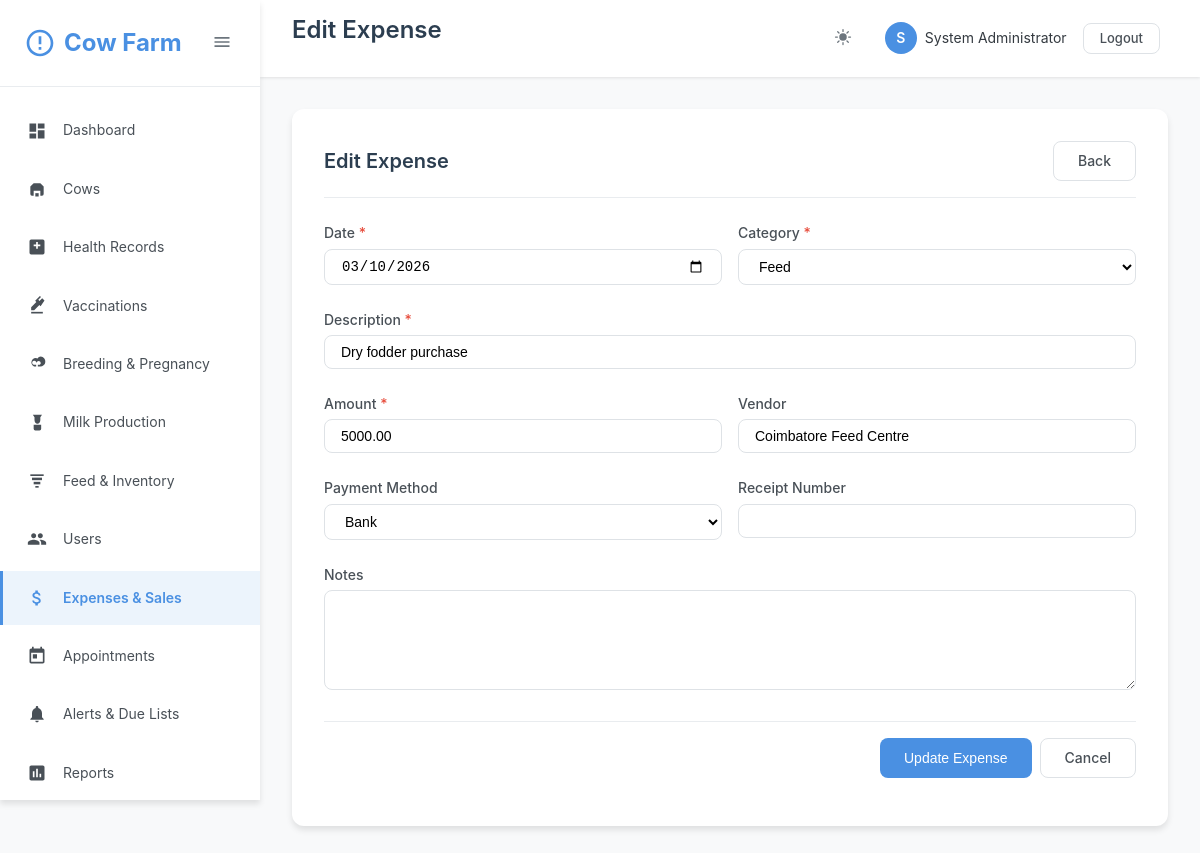
/expenses/edit_expense.php?id=1 (signed in), run on the app's committed database.
### tables this page shows
CREATE TABLE IF NOT EXISTS users (
    id INT AUTO_INCREMENT PRIMARY KEY,
    username VARCHAR(50) UNIQUE NOT NULL,
    email VARCHAR(100) UNIQUE NOT NULL,
    password VARCHAR(255) NOT NULL,
    full_name VARCHAR(100) NOT NULL,
    role ENUM('admin', 'vet', 'manager', 'staff') DEFAULT 'staff',
    phone VARCHAR(20),
    status ENUM('active', 'inactive') DEFAULT 'active',
    created_at TIMESTAMP DEFAULT CURRENT_TIMESTAMP,
    updated_at TIMESTAMP DEFAULT CURRENT_TIMESTAMP ON UPDATE CURRENT_TIMESTAMP
);

CREATE TABLE IF NOT EXISTS expenses (
    id INT AUTO_INCREMENT PRIMARY KEY,
    expense_date DATE NOT NULL,
    category ENUM('feed', 'medicine', 'equipment', 'labor', 'utilities', 'maintenance', 'other') NOT NULL,
    description VARCHAR(255) NOT NULL,
    amount DECIMAL(10,2) NOT NULL,
    vendor VARCHAR(100),
    payment_method ENUM('cash', 'bank', 'check', 'other') DEFAULT 'cash',
    receipt_number VARCHAR(50),
    notes TEXT,
    created_by INT,
    created_at TIMESTAMP DEFAULT CURRENT_TIMESTAMP,
    FOREIGN KEY (created_by) REFERENCES users(id) ON DELETE SET NULL
);

### expenses/edit_expense.php (the view, shortened to what the rows shown need)
<?php
require_once __DIR__ . '/../classes/Auth.php';
require_once __DIR__ . '/../classes/Database.php';
$db = new DBHelper();
$id = isset($_GET['id']) ? (int)$_GET['id'] : 0;
$expense = $db->fetchOne("SELECT * FROM expenses WHERE id = ?", [$id]);
$pageTitle = 'Edit Expense';
include __DIR__ . '/../includes/header.php';
?>
<div class="content-area">
    <div class="card">
        <div class="card-header">
            <h2 class="card-title">Edit Expense</h2>
        </div>
        <div class="card-body">
            <form method="POST">
                <div class="form-row">
                    <div class="form-group">
                        <label class="form-label required" for="expense_date">Date</label>
                        <input type="date" class="form-control" id="expense_date" name="expense_date"
                               value="<?php echo $expense['expense_date']; ?>" required>
                    </div>
                    <div class="form-group">
                        <label class="form-label required" for="category">Category</label>
                        <select class="form-control" id="category" name="category" required>
                            <option value="feed" <?php echo $expense['category'] === 'feed' ? 'selected' : ''; ?>>Feed</option>
                        </select>
                    </div>
                </div>
                <div class="form-group">
                    <label class="form-label required" for="description">Description</label>
                    <input type="text" class="form-control" id="description" name="description"
                           value="<?php echo htmlspecialchars($expense['description']); ?>" required>
                </div>
                <div class="form-row">
                    <div class="form-group">
                        <label class="form-label required" for="amount">Amount</label>
                        <input type="number" class="form-control" id="amount" name="amount" step="0.01" min="0"
                               value="<?php echo $expense['amount']; ?>" required>
                    </div>
                    <div class="form-group">
                        <label class="form-label" for="vendor">Vendor</label>
                        <input type="text" class="form-control" id="vendor" name="vendor"
                               value="<?php echo htmlspecialchars($expense['vendor'] ?? ''); ?>">
                    </div>
                </div>
                <div class="form-row">
                    <div class="form-group">
                        <label class="form-label" for="payment_method">Payment Method</label>
                        <select class="form-control" id="payment_method" name="payment_method">
                            <option value="bank" <?php echo $expense['payment_method'] === 'bank' ? 'selected' : ''; ?>>Bank</option>
                        </select>
                    </div>
                </div>
            </form>
        </div>
    </div>
</div>
<?php include __DIR__ . '/../includes/footer.php'; ?>

### includes/header.php (shortened to what the rows shown need)
<?php
require_once __DIR__ . '/../classes/Auth.php';
$auth = new Auth();
$currentUser = $auth->getCurrentUser();
?>
<!DOCTYPE html>
<html lang="en">
<head>
    <link rel="stylesheet" href="<?php echo BASE_URL; ?>assets/css/style.css">
    <link rel="stylesheet" href="<?php echo BASE_URL; ?>assets/css/icons.css">
</head>
<body>
    <?php if ($auth->isLoggedIn()): ?>
    <aside class="sidebar" id="sidebar">
        <div class="sidebar-header">
            <div class="sidebar-logo">
                <svg class="sidebar-logo-icon" viewBox="0 0 24 24">
                    <path d="M12 2C6.48 2 2 6.48 2 12s4.48 10 10 10 10-4.48 10-10S17.52 2 12 2zm0 18c-4.41 0-8-3.59-8-8s3.59-8 8-8 8 3.59 8 8-3.59 8-8 8zm-1-13h2v6h-2zm0 8h2v2h-2z"/>
                </svg>
                <span class="sidebar-menu-text">Cow Farm</span>
            </div>
            <button class="sidebar-toggle" id="sidebarToggle">
                <svg width="20" height="20" viewBox="0 0 24 24" fill="currentColor">
                    <path d="M3 18h18v-2H3v2zm0-5h18v-2H3v2zm0-7v2h18V6H3z"/>
                </svg>
            </button>
        </div>
        <nav>
            <ul class="sidebar-menu">
                <li class="sidebar-menu-item">
                    <a href="<?php echo BASE_URL; ?>dashboard.php" class="sidebar-menu-link <?php echo basename($_SERVER['PHP_SELF']) == 'dashboard.php' ? 'active' : ''; ?>">
                        <svg class="sidebar-menu-icon" viewBox="0 0 24 24">
                            <path d="M3 13h8V3H3v10zm0 8h8v-6H3v6zm10 0h8V11h-8v10zm0-18v6h8V3h-8z"/>
                        </svg>
                        <span class="sidebar-menu-text">Dashboard</span>
                    </a>
                </li>
                <li class="sidebar-menu-item">
                    <a href="<?php echo BASE_URL; ?>cows/index.php" class="sidebar-menu-link <?php echo strpos($_SERVER['PHP_SELF'], 'cows') !== false ? 'active' : ''; ?>">
                        <svg class="sidebar-menu-icon" viewBox="0 0 24 24">
                            <path d="M4 9l4-4h8l4 4v9a2 2 0 0 1-2 2h-2v-6H8v6H6a2 2 0 0 1-2-2V9z"/>
                            <path d="M10 21v-4h4v4"/>
                        </svg>
                        <span class="sidebar-menu-text">Cows</span>
                    </a>
                </li>
                <li class="sidebar-menu-item">
                    <a href="<?php echo BASE_URL; ?>health/index.php" class="sidebar-menu-link <?php echo strpos($_SERVER['PHP_SELF'], 'health') !== false ? 'active' : ''; ?>">
                        <svg class="sidebar-menu-icon" viewBox="0 0 24 24">
                            <path d="M19 3H5A2 2 0 0 0 3 5v14a2 2 0 0 0 2 2h14a2 2 0 0 0 2-2V5a2 2 0 0 0-2-2zm-3 8h-3v3h-2v-3H8V9h3V6h2v3h3z"/>
                        </svg>
                        <span class="sidebar-menu-text">Health Records</span>
                    </a>
                </li>
                <li class="sidebar-menu-item">
                    <a href="<?php echo BASE_URL; ?>health/vaccinations.php" class="sidebar-menu-link <?php echo strpos($_SERVER['PHP_SELF'], 'vaccinations') !== false ? 'active' : ''; ?>">
                        <svg class="sidebar-menu-icon" viewBox="0 0 24 24">
                            <path d="M21 5.5l-2.79-2.8-3.22 3.22-1.42-1.42L16.79 1.3 15.5 0 9.79 5.71l1.42 1.42L5 13.36V17h3.64l6.21-6.21 1.42 1.42L21 5.5z"/>
                            <path d="M5 19h14v2H5z"/>
                        </svg>
                        <span class="sidebar-menu-text">Vaccinations</span>
                    </a>
                </li>
                <li class="sidebar-menu-item">
                    <a href="<?php echo BASE_URL; ?>breeding/index.php" class="sidebar-menu-link <?php echo strpos($_SERVER['PHP_SELF'], 'breeding') !== false ? 'active' : ''; ?>">
                        <svg class="sidebar-menu-icon" viewBox="0 0 24 24">
                            <path d="M16.5 3a4.5 4.5 0 0 0-3.89 2.25A4.5 4.5 0 1 0 8.5 15H11v-2H8.5A2.5 2.5 0 1 1 10.7 9l.8 1.39.8-1.39A2.5 2.5 0 1 1 15.5 13H13v2h2.5A4.5 4.5 0 0 0 16.5 3z"/>
                        </svg>
                        <span class="sidebar-menu-text">Breeding & Pregnancy</span>
                    </a>
                </li>
                <li class="sidebar-menu-item">
                    <a href="<?php echo BASE_URL; ?>milk/index.php" class="sidebar-menu-link <?php echo strpos($_SERVER['PHP_SELF'], 'milk') !== false ? 'active' : ''; ?>">
                        <svg class="sidebar-menu-icon" viewBox="0 0 24 24">
                            <path d="M7 2l2 3v3.5C9 11.43 10.57 13 12.5 13S16 11.43 16 8.5V5l2-3H7z"/>
                            <path d="M8 14h9v5a2 2 0 0 1-2 2H10a2 2 0 0 1-2-2v-5z"/>
                        </svg>
                        <span class="sidebar-menu-text">Milk Production</span>
                    </a>
                </li>
                <li class="sidebar-menu-item">
                    <a href="<?php echo BASE_URL; ?>feed/index.php" class="sidebar-menu-link <?php echo strpos($_SERVER['PHP_SELF'], 'feed') !== false ? 'active' : ''; ?>">
                        <svg class="sidebar-menu-icon" viewBox="0 0 24 24">
                            <path d="M4 4h16v2H4z"/>
                            <path d="M6 8h12v3H6z"/>
                            <path d="M8 13h8v3H8z"/>
                            <path d="M10 18h4v2h-4z"/>
                        </svg>
                        <span class="sidebar-menu-text">Feed & Inventory</span>
                    </a>
                </li>
                <?php if ($auth->hasRole([ROLE_ADMIN, ROLE_MANAGER])): ?>
                <li class="sidebar-menu-item">
                    <a href="<?php echo BASE_URL; ?>users/index.php" class="sidebar-menu-link <?php echo strpos($_SERVER['PHP_SELF'], 'users') !== false ? 'active' : ''; ?>">
                        <span class="sidebar-menu-text">Users</span>
                    </a>
                </li>
                <?php endif; ?>
                <li class="sidebar-menu-item">
                    <a href="<?php echo BASE_URL; ?>expenses/index.php" class="sidebar-menu-link <?php echo strpos($_SERVER['PHP_SELF'], 'expenses') !== false ? 'active' : ''; ?>">
                        <span class="sidebar-menu-text">Expenses & Sales</span>
                    </a>
                </li>
                <li class="sidebar-menu-item">
                    <a href="<?php echo BASE_URL; ?>appointments/index.php" class="sidebar-menu-link <?php echo strpos($_SERVER['PHP_SELF'], 'appointments') !== false ? 'active' : ''; ?>">
                        <svg class="sidebar-menu-icon" viewBox="0 0 24 24">
                            <path d="M19 3h-1V1h-2v2H8V1H6v2H5c-1.11 0-1.99.9-1.99 2L3 19c0 1.1.89 2 2 2h14c1.1 0 2-.9 2-2V5c0-1.1-.9-2-2-2zm0 16H5V8h14v11zM7 10h5v5H7z"/>
                        </svg>
                        <span class="sidebar-menu-text">Appointments</span>
                    </a>
                </li>
                <li class="sidebar-menu-item">
                    <a href="<?php echo BASE_URL; ?>alerts/index.php" class="sidebar-menu-link <?php echo strpos($_SERVER['PHP_SELF'], 'alerts') !== false ? 'active' : ''; ?>">
                        <svg class="sidebar-menu-icon" viewBox="0 0 24 24">
                            <path d="M12 22c1.1 0 2-.9 2-2h-4c0 1.1.89 2 2 2zm6-6v-5c0-3.07-1.64-5.64-4.5-6.32V4c0-.83-.67-1.5-1.5-1.5s-1.5.67-1.5 1.5v.68C7.63 5.36 6 7.92 6 11v5l-2 2v1h16v-1l-2-2z"/>
                        </svg>
                        <span class="sidebar-menu-text">Alerts & Due Lists</span>
                    </a>
                </li>
                <li class="sidebar-menu-item">
                    <a href="<?php echo BASE_URL; ?>reports/index.php" class="sidebar-menu-link <?php echo strpos($_SERVER['PHP_SELF'], 'reports') !== false ? 'active' : ''; ?>">
                        <svg class="sidebar-menu-icon" viewBox="0 0 24 24">
                            <path d="M19 3H5c-1.1 0-2 .9-2 2v14c0 1.1.9 2 2 2h14c1.1 0 2-.9 2-2V5c0-1.1-.9-2-2-2zM9 17H7v-7h2v7zm4 0h-2V7h2v10zm4 0h-2v-4h2v4z"/>
                        </svg>
                        <span class="sidebar-menu-text">Reports</span>
                    </a>
                </li>
            </ul>
        </nav>
    </aside>
    <main class="main-content">
        <header class="header-bar">
            <div>
                <h1 class="header-title"><?php echo isset($pageTitle) ? $pageTitle : 'Dashboard'; ?></h1>
            </div>
            <div class="header-actions">
                <button class="header-btn" data-theme-toggle title="Toggle Dark Mode">
                </button>
                <div class="user-menu">
                    <div class="user-avatar"><?php echo strtoupper(substr($currentUser['full_name'], 0, 1)); ?></div>
                    <span><?php echo htmlspecialchars($currentUser['full_name']); ?></span>
                    <div style="margin-left: 8px;">
                        <a href="<?php echo BASE_URL; ?>logout.php" class="btn btn-sm btn-outline">Logout</a>
                    </div>
                </div>
            </div>
        </header>
    <?php endif; ?>

### data on the page
users: full_name "S", full_name "System Administrator"
expenses: expense_date "03/10/2026", category "Feed", description "Dry fodder purchase", amount "5000.00", vendor "Coimbatore Feed Centre", payment_method "Bank"

### other printed values
$pageTitle "Edit Expense"
